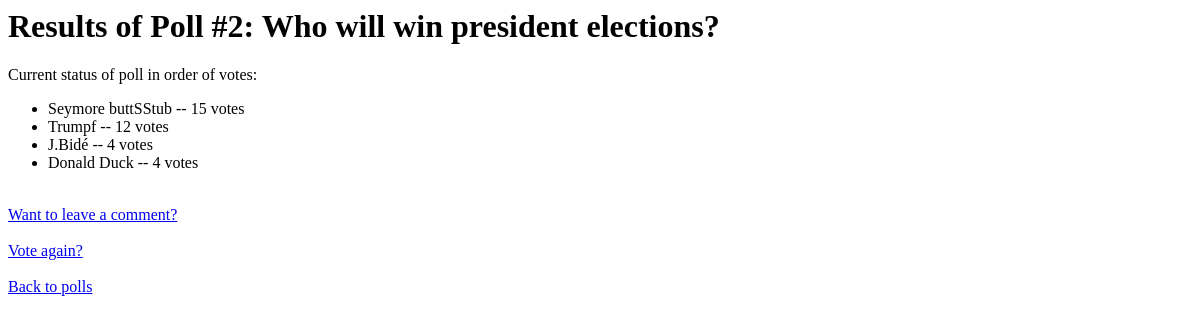
The page /polls/2/results/ on the database as committed earlier.
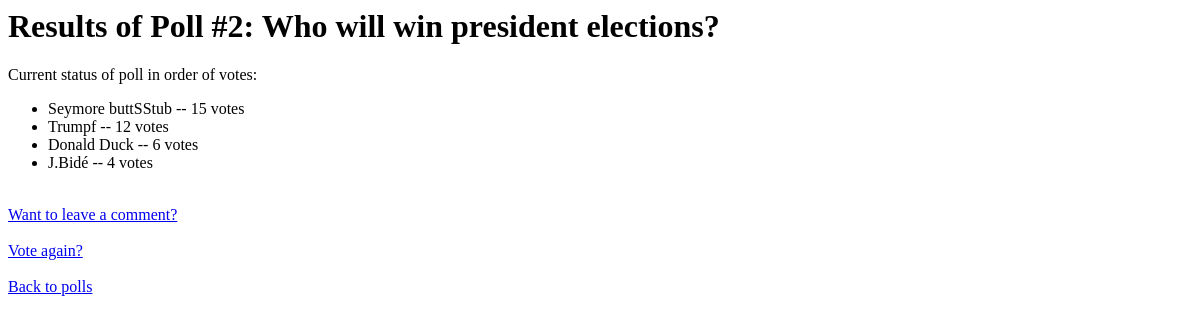
The same page on the database as committed later.
### polls/models.py (models this page shows, shortened)
class Choice(models.Model):
    question = models.ForeignKey(Question, on_delete=models.CASCADE)
    choice_text = models.CharField(max_length=200)
    votes = models.IntegerField(default=0)

### polls/views.py (the view)
# urls.py: path('<int:pk>/results/', views.ResultsView.as_view(), name='results'),
class ResultsView(generic.DetailView):
    model = Question
    template_name = 'polls/results.html'

### polls/templates/polls/results.html (shortened to what this page needs)
<h1>Results of Poll #{{ question.id }}: {{ question.question_text }}</h1>
Current status of poll in order of votes:
<ul>
{% for choice in question.choice_set.all|dictsortreversed:"votes" %}
    <li>{{ choice.choice_text }} -- {{ choice.votes }} vote{{ choice.votes|pluralize }}</li>
{% endfor %}
</ul>
<a href="{% url 'polls:leave_comment' question.id %}">Want to leave a comment?</a>
<a href="{% url 'polls:detail' question.id %}">Vote again?</a>
<a href="{% url 'polls:index' %}">Back to polls</a>

Rows that differ between the two databases and show on the page:
changed Choice "Donald Duck": votes "4" → "6"; moves up the list
